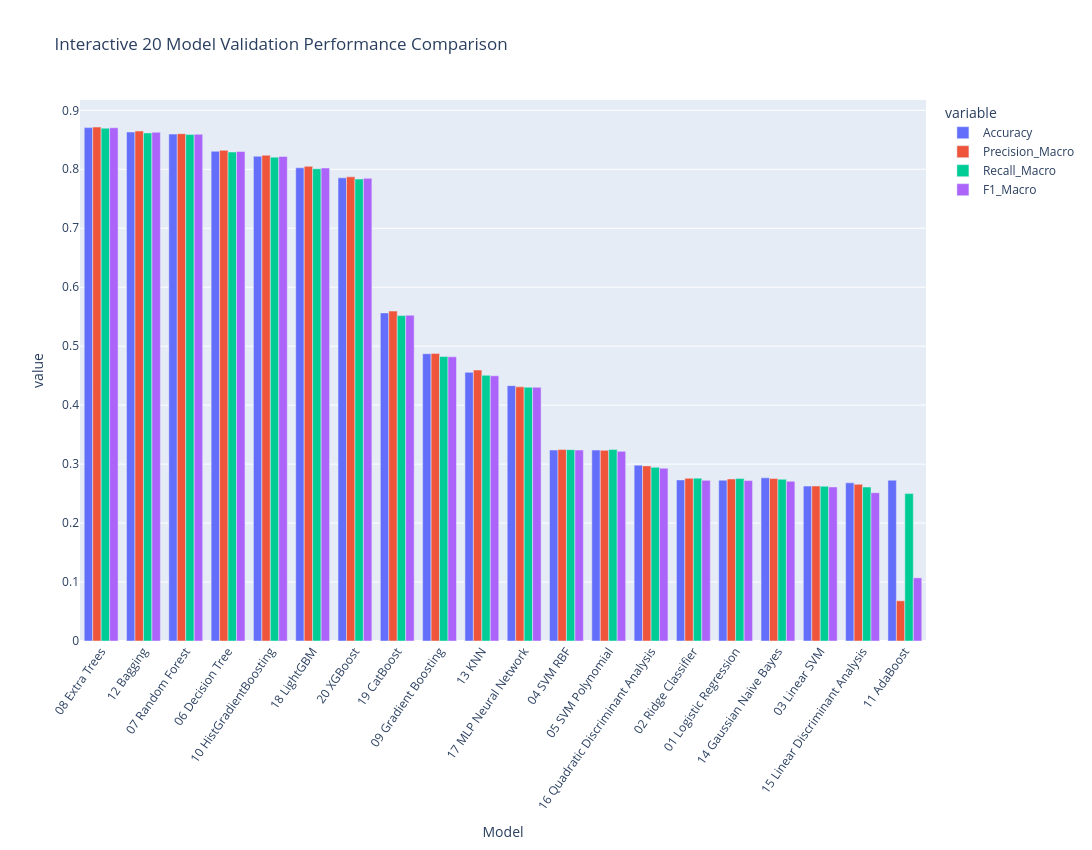

The notebook cell saved with this chart:
### Code cell
title="Interactive 20 Model Validation Performance Comparison"
fig=px.bar(model_results_df,x="Model",y=["Accuracy","Precision_Macro","Recall_Macro","F1_Macro"],barmode="group",title=title)
fig.update_layout(width=1500,height=850,xaxis_tickangle=-55)
save_plotly(fig,title); fig.show()

### Figure 1 — Plotly figure (JSON) as saved in the notebook; plotly's stock layout.template omitted (floating-point values rounded to 4 significant figures)
{"data": [{"alignmentgroup": "True", "hovertemplate": "variable=Accuracy<br>Model=%{x}<br>value=%{y}<extra></extra>", "legendgroup": "Accuracy", "marker": {"color": "#636efa", "pattern": {"shape": ""}}, "name": "Accuracy", "offsetgroup": "Accuracy", "orientation": "v", "showlegend": true, "textposition": "auto", "type": "bar", "x": ["08 Extra Trees", "12 Bagging", "07 Random Forest", "06 Decision Tree", "10 HistGradientBoosting", "18 LightGBM", "20 XGBoost", "19 CatBoost", "09 Gradient Boosting", "13 KNN", "17 MLP Neural Network", "04 SVM RBF", "05 SVM Polynomial", "16 Quadratic Discriminant Analysis", "02 Ridge Classifier", "01 Logistic Regression", "14 Gaussian Naive Bayes", "03 Linear SVM", "15 Linear Discriminant Analysis", "11 AdaBoost"], "xaxis": "x", "y": [0.8707, 0.8632, 0.8596, 0.8306, 0.8221, 0.8025, 0.7855, 0.5564, 0.4872, 0.4556, 0.4331, 0.3238, 0.3238, 0.2982, 0.2732, 0.2727, 0.2767, 0.2627, 0.2682, 0.2727], "yaxis": "y"}, {"alignmentgroup": "True", "hovertemplate": "variable=Precision_Macro<br>Model=%{x}<br>value=%{y}<extra></extra>", "legendgroup": "Precision_Macro", "marker": {"color": "#EF553B", "pattern": {"shape": ""}}, "name": "Precision_Macro", "offsetgroup": "Precision_Macro", "orientation": "v", "showlegend": true, "textposition": "auto", "type": "bar", "x": ["08 Extra Trees", "12 Bagging", "07 Random Forest", "06 Decision Tree", "10 HistGradientBoosting", "18 LightGBM", "20 XGBoost", "19 CatBoost", "09 Gradient Boosting", "13 KNN", "17 MLP Neural Network", "04 SVM RBF", "05 SVM Polynomial", "16 Quadratic Discriminant Analysis", "02 Ridge Classifier", "01 Logistic Regression", "14 Gaussian Naive Bayes", "03 Linear SVM", "15 Linear Discriminant Analysis", "11 AdaBoost"], "xaxis": "x", "y": [0.8716, 0.8649, 0.8604, 0.8321, 0.8237, 0.805, 0.7872, 0.5595, 0.4878, 0.4595, 0.4311, 0.3247, 0.3234, 0.297, 0.2759, 0.2748, 0.2755, 0.2629, 0.2657, 0.06817], "yaxis": "y"}, {"alignmentgroup": "True", "hovertemplate": "variable=Recall_Macro<br>Model=%{x}<br>value=%{y}<extra></extra>", "legendgroup": "Recall_Macro", "marker": {"color": "#00cc96", "pattern": {"shape": ""}}, "name": "Recall_Macro", "offsetgroup": "Recall_Macro", "orientation": "v", "showlegend": true, "textposition": "auto", "type": "bar", "x": ["08 Extra Trees", "12 Bagging", "07 Random Forest", "06 Decision Tree", "10 HistGradientBoosting", "18 LightGBM", "20 XGBoost", "19 CatBoost", "09 Gradient Boosting", "13 KNN", "17 MLP Neural Network", "04 SVM RBF", "05 SVM Polynomial", "16 Quadratic Discriminant Analysis", "02 Ridge Classifier", "01 Logistic Regression", "14 Gaussian Naive Bayes", "03 Linear SVM", "15 Linear Discriminant Analysis", "11 AdaBoost"], "xaxis": "x", "y": [0.8697, 0.8617, 0.8589, 0.8292, 0.8206, 0.8008, 0.7834, 0.5519, 0.4824, 0.4506, 0.4304, 0.3245, 0.3247, 0.2945, 0.2762, 0.2754, 0.2744, 0.2624, 0.2611, 0.25], "yaxis": "y"}, {"alignmentgroup": "True", "hovertemplate": "variable=F1_Macro<br>Model=%{x}<br>value=%{y}<extra></extra>", "legendgroup": "F1_Macro", "marker": {"color": "#ab63fa", "pattern": {"shape": ""}}, "name": "F1_Macro", "offsetgroup": "F1_Macro", "orientation": "v", "showlegend": true, "textposition": "auto", "type": "bar", "x": ["08 Extra Trees", "12 Bagging", "07 Random Forest", "06 Decision Tree", "10 HistGradientBoosting", "18 LightGBM", "20 XGBoost", "19 CatBoost", "09 Gradient Boosting", "13 KNN", "17 MLP Neural Network", "04 SVM RBF", "05 SVM Polynomial", "16 Quadratic Discriminant Analysis", "02 Ridge Classifier", "01 Logistic Regression", "14 Gaussian Naive Bayes", "03 Linear SVM", "15 Linear Discriminant Analysis", "11 AdaBoost"], "xaxis": "x", "y": [0.8704, 0.8627, 0.8594, 0.8302, 0.8216, 0.8022, 0.7846, 0.5524, 0.482, 0.4497, 0.4303, 0.3239, 0.3217, 0.293, 0.2724, 0.2721, 0.271, 0.2612, 0.2515, 0.1071], "yaxis": "y"}], "layout": {"barmode": "group", "height": 850, "legend": {"title": {"text": "variable"}, "tracegroupgap": 0}, "title": {"text": "Interactive 20 Model Validation Performance Comparison"}, "width": 1500, "xaxis": {"anchor": "y", "domain": [0, 1], "tickangle": -55, "title": {"text": "Model"}}, "yaxis": {"anchor": "x", "domain": [0, 1], "title": {"text": "value"}}}}
